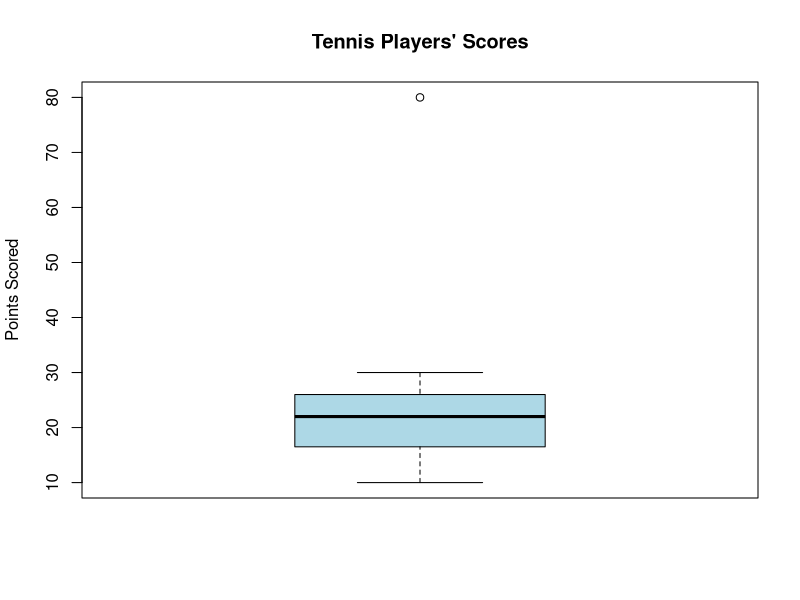

R code for this plot:
scores <- c(10,12,15,18,20,22,24,25,27,30,80)
boxplot(scores,
        main="Tennis Players' Scores",
        ylab="Points Scored",
        col="lightblue")
print(boxplot.stats(scores)$out)
